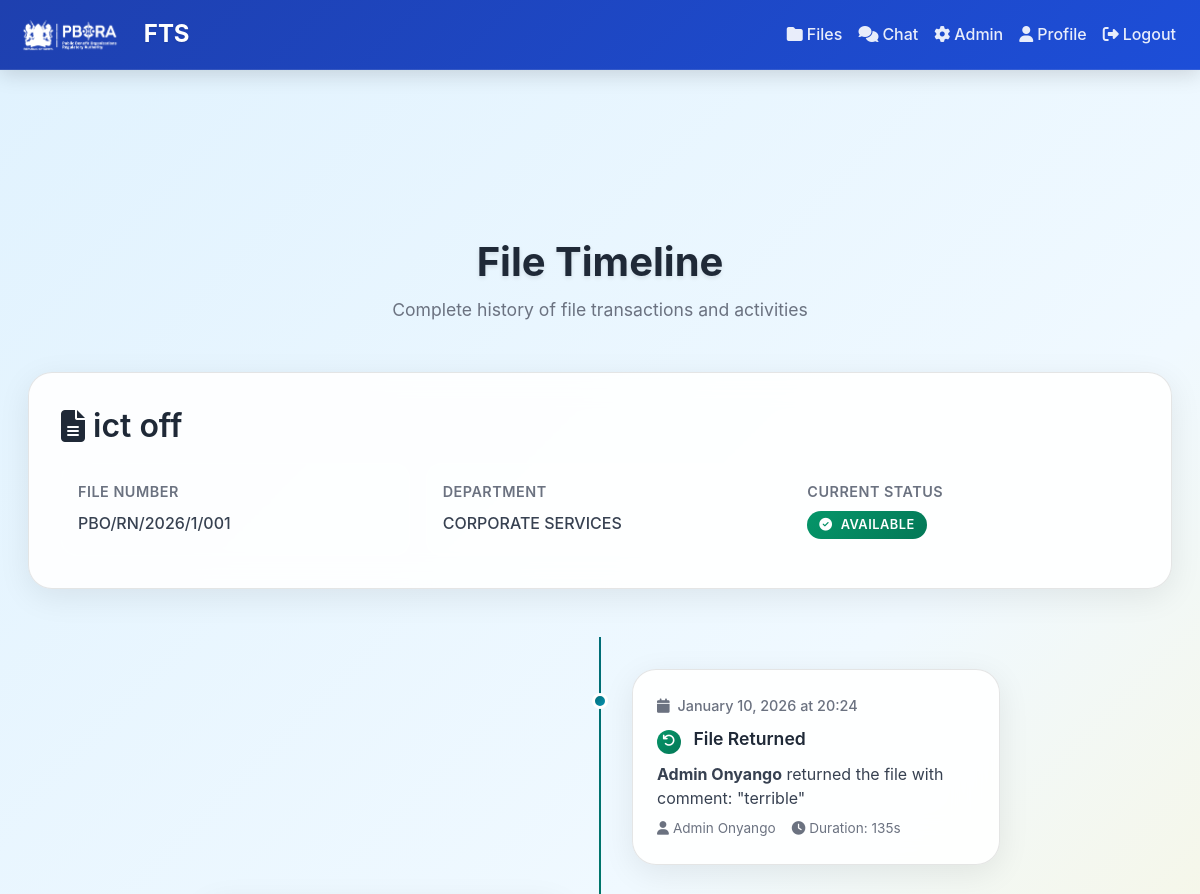
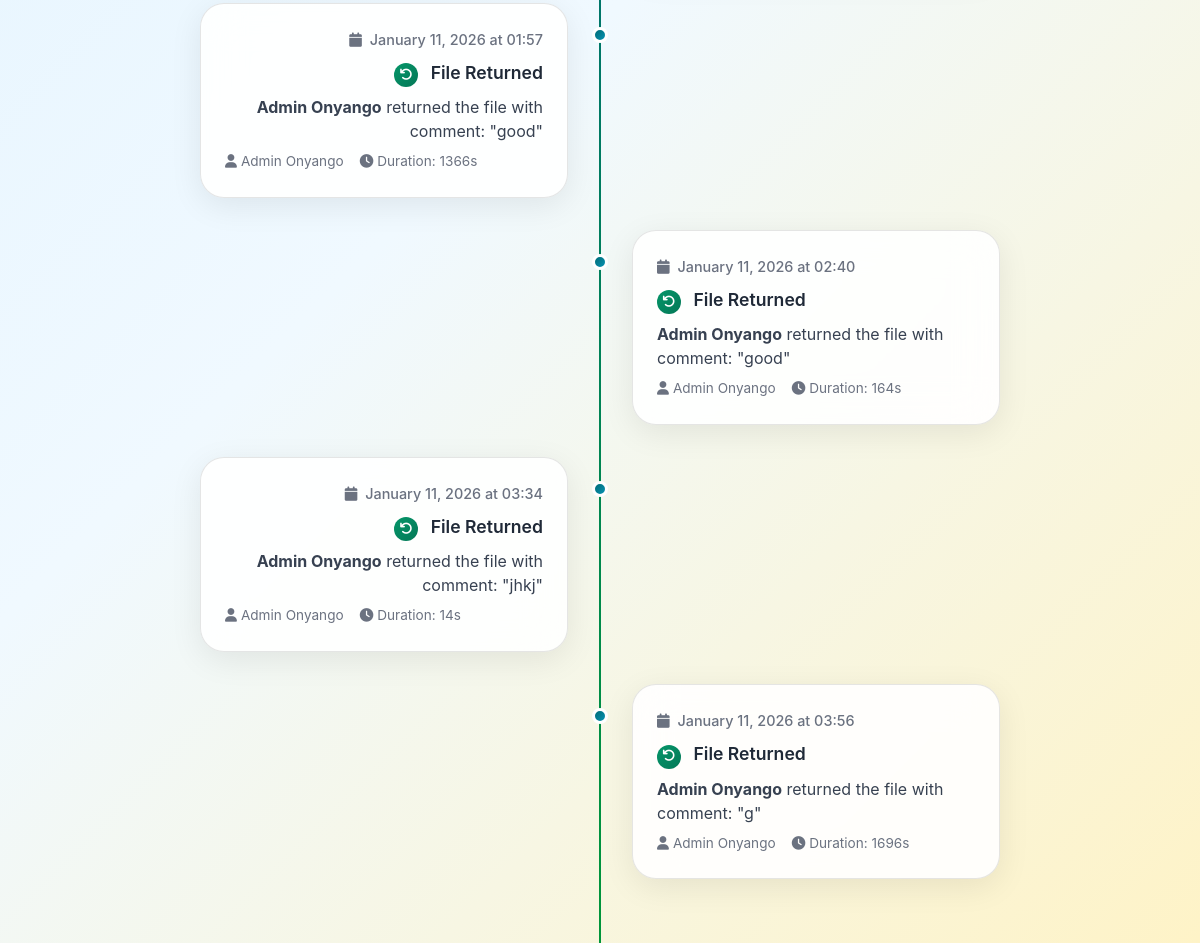
Page /files/files/2/timeline (signed in) on the earlier database version (2 pictures, top to bottom).
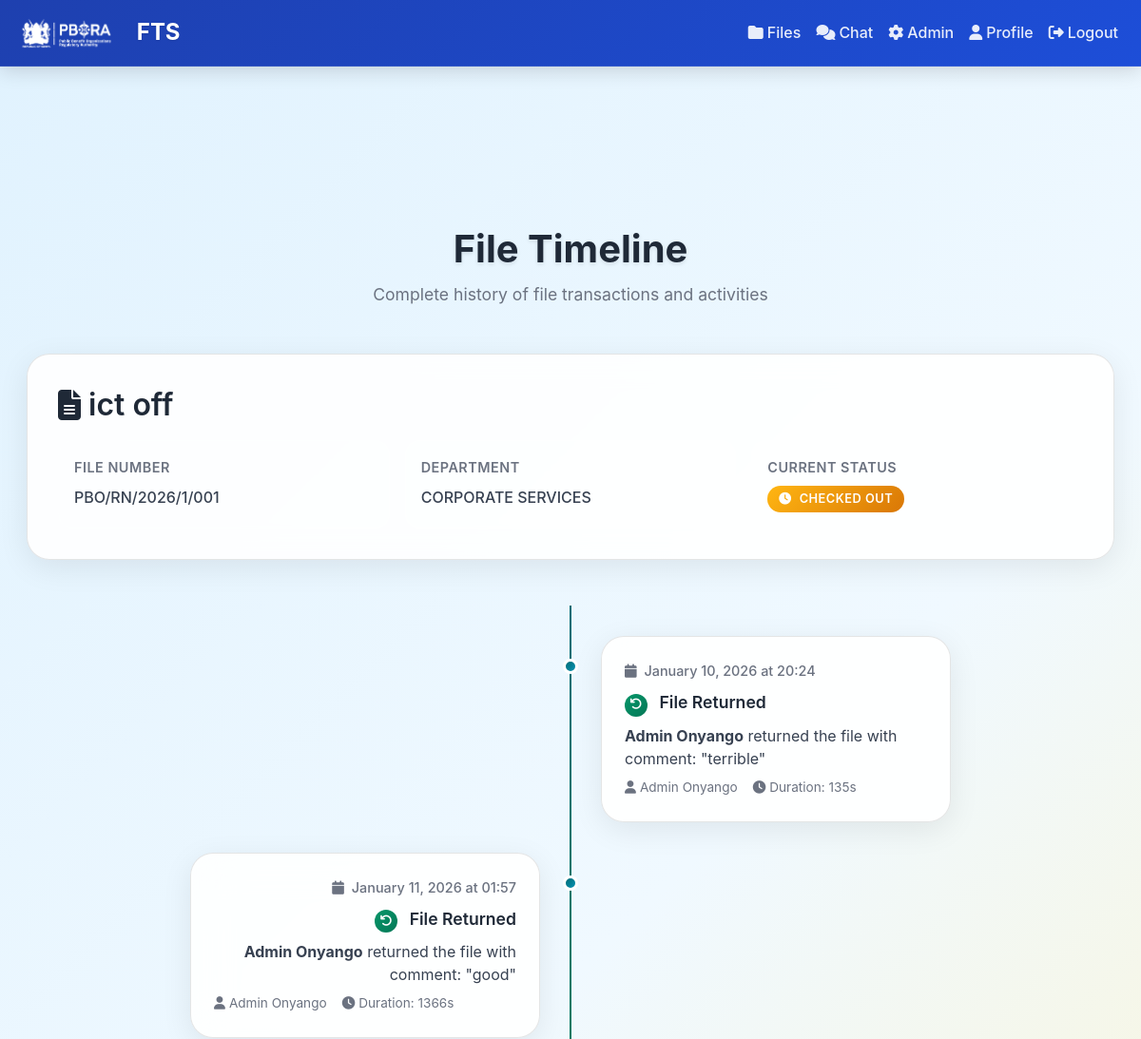
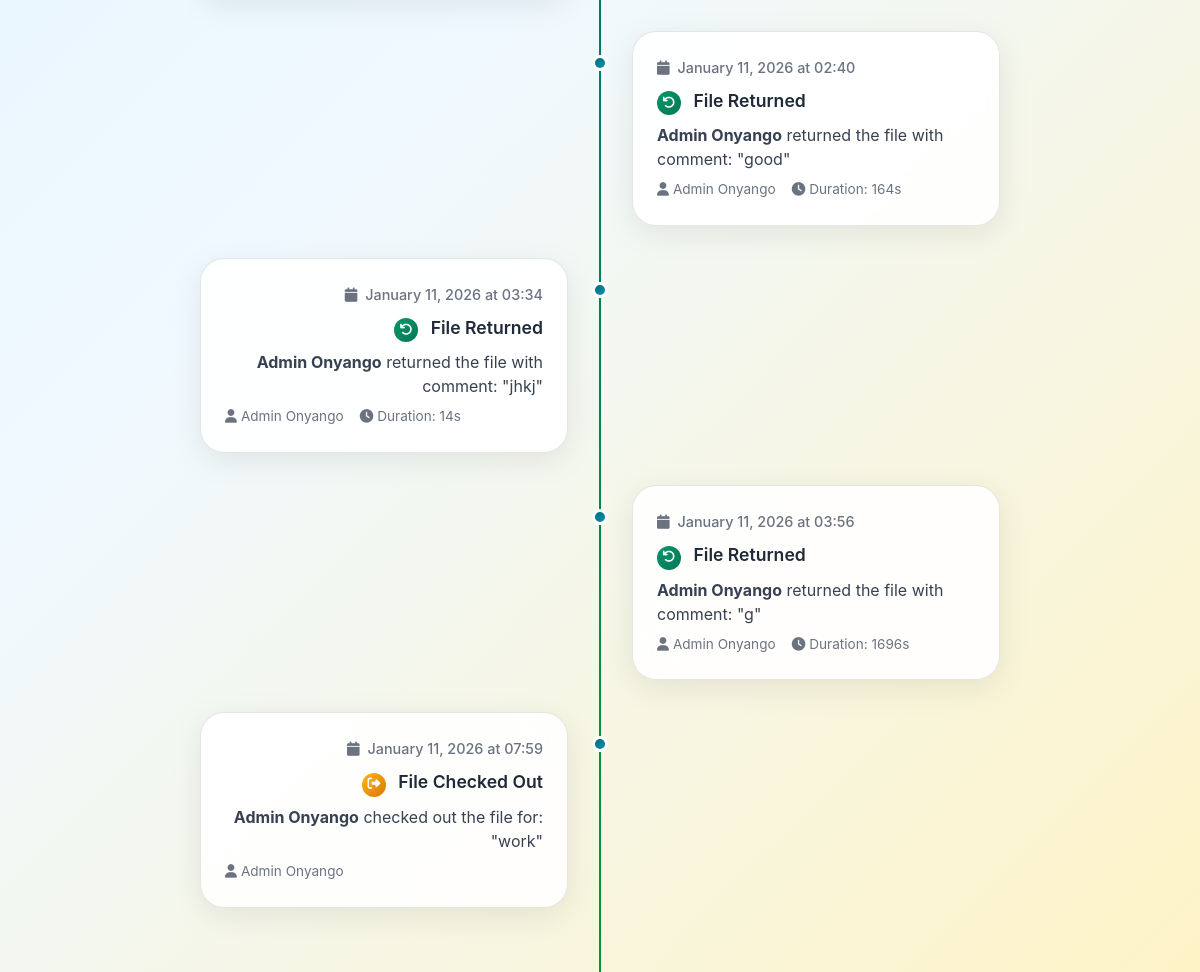
Same page on the later database version (2 pictures, top to bottom).
### app/models.py (models this page shows, shortened)
class FileRecord(db.Model):
    __tablename__ = "files"
    id = db.Column(db.Integer, primary_key=True)
    file_number = db.Column(db.String(100), unique=True, nullable=False)
    title = db.Column(db.String(200), nullable=True)
    department = db.Column(db.String(120), nullable=True)
    is_issued = db.Column(db.Boolean, default=False)
    transactions = db.relationship("FileTransaction", backref="file", lazy=True)

class FileTransaction(db.Model):
    __tablename__ = "file_transactions"
    id = db.Column(db.Integer, primary_key=True)
    file_id = db.Column(db.Integer, db.ForeignKey("files.id"), nullable=False)
    user_id = db.Column(db.Integer, db.ForeignKey("users.id"), nullable=False)
    checkout_time = db.Column(db.DateTime, default=datetime.utcnow,  nullable=False)
    return_time = db.Column(db.DateTime, nullable=True)
    issued_by_admin_id = db.Column(db.Integer, db.ForeignKey("users.id"))
    returned_to_admin_id = db.Column(db.Integer, db.ForeignKey("users.id"))
    purpose = db.Column(db.String(250))
    comments = db.Column(db.String(250))
    checkout_signature = db.Column(db.Text)  # Base64 encoded signature image
    return_signature = db.Column(db.Text)    # Base64 encoded signature image
    condition = db.Column(db.String(50), default="good")
    issued_by = db.relationship("User", foreign_keys=[issued_by_admin_id])
    returned_to = db.relationship("User", foreign_keys=[returned_to_admin_id])

class User(db.Model, UserMixin):
    __tablename__ = "users"
    id = db.Column(db.Integer, primary_key=True)
    name = db.Column(db.String(120), nullable=False)
    designation = db.Column(db.String(120), nullable=False)
    email = db.Column(db.String(150), unique=True, nullable=False)
    password = db.Column(db.String(200), nullable=False)
    role = db.Column(db.String(20), default="staff", nullable=False)
    transactions = db.relationship("FileTransaction", backref="user", lazy=True, foreign_keys="FileTransaction.user_id")

### app/routes/files.py (the view)
@bp.route("/files/<int:file_id>/timeline")
@login_required
def file_timeline(file_id):
    file = FileRecord.query.get_or_404(file_id)
    transactions = file.transactions
    return render_template("files/timeline.html", file=file, transactions=transactions)

### app/templates/files/timeline.html (shortened to what this page needs)
{% extends "base.html" %}
{% block content %}
<div class="container-fluid mt-5">
    <div class="page-header fade-in-up">
        <h1 class="page-title">File Timeline</h1>
        <p class="page-subtitle">Complete history of file transactions and activities</p>
    </div>
    <div class="file-info-card fade-in-up">
        <h2 class="file-title">
            <i class="fas fa-file-alt"></i>
            {{ file.title }}
        </h2>
        <div class="file-details">
            <div class="detail-item">
                <div class="detail-label">File Number</div>
                <div class="detail-value">{{ file.file_number }}</div>
            </div>
            <div class="detail-item">
                <div class="detail-label">Department</div>
                <div class="detail-value">{{ file.department }}</div>
            </div>
            <div class="detail-item">
                <div class="detail-label">Current Status</div>
                <div class="detail-value">
                    <span class="status-badge {% if file.is_issued %}status-issued{% else %}status-available{% endif %}">
                        <i class="fas fa-{% if file.is_issued %}clock{% else %}check-circle{% endif %}"></i>
                        {% if file.is_issued %}Checked Out{% else %}Available{% endif %}
                    </span>
                </div>
            </div>
        </div>
    </div>
    <div class="timeline-container">
        <div class="timeline-line"></div>
        {% for transaction in transactions %}
        <div class="timeline-item {% if loop.index % 2 == 0 %}left{% else %}right{% endif %} fade-in-up">
            <div class="timeline-dot"></div>
            <div class="timeline-card">
                <div class="timeline-time">
                    <i class="fas fa-calendar me-1"></i>
                    {{ transaction.checkout_time.strftime('%B %d, %Y at %H:%M') }}
                </div>
                <div class="timeline-title">
                    <span class="timeline-icon {% if transaction.return_time %}icon-return{% else %}icon-checkout{% endif %}">
                        <i class="fas fa-{% if transaction.return_time %}undo{% else %}sign-out-alt{% endif %}"></i>
                    </span>
                    {% if transaction.return_time %}File Returned{% else %}File Checked Out{% endif %}
                </div>
                <div class="timeline-description">
                    <strong>{{ transaction.user.name }}</strong>
                    {% if transaction.return_time %}
                        returned the file
                        {% if transaction.comments %}with comment: "{{ transaction.comments }}"{% endif %}
                    {% else %}
                        checked out the file
                        {% if transaction.purpose %}for: "{{ transaction.purpose }}"{% endif %}
                    {% endif %}
                </div>
                <div class="timeline-meta">
                    <span><i class="fas fa-user me-1"></i>{{ transaction.user.name }}</span>
                    {% if transaction.return_time %}
                    <span><i class="fas fa-clock me-1"></i>Duration: {{ (transaction.return_time - transaction.checkout_time).total_seconds() | round | int }}s</span>
                    {% endif %}
                </div>
            </div>
        </div>
        {% endfor %}
    </div>
</div>
{% endblock %}

Differences in the rows shown:
changed FileRecord "ict off": is_issued False → True (drawn)
added FileTransaction: shows "File Checked Out"
Other differences:
text no longer shown: "AVAILABLE"
text now shown: "CHECKED OUT"
